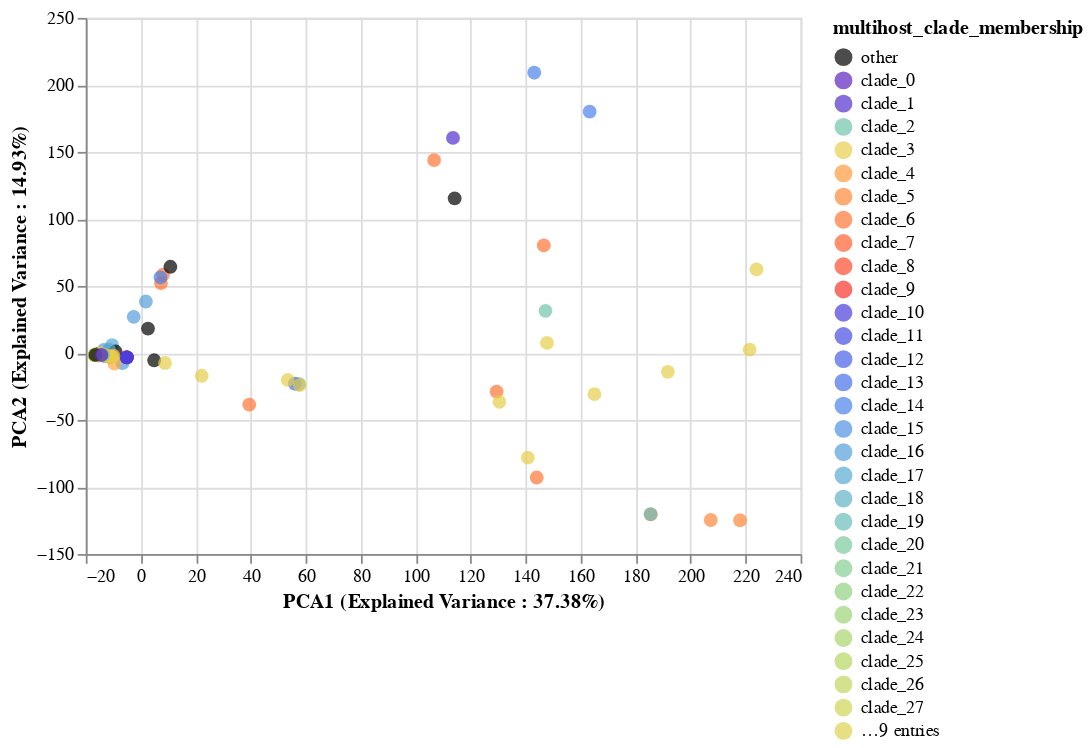

Notebook code cell kept with this figure:
### Code cell
brush = alt.selection(type='interval', resolve='global')
chart = alt.Chart(merged_pca_df).mark_circle(size=60).encode(
    x=alt.X('pca1', title='PCA1 (Explained Variance : {}%'.format(round(explained_variance_PCA[0]*100,2)) + ")"),
    y=alt.X('pca2', title='PCA2 (Explained Variance : {}%'.format(round(explained_variance_PCA[1]*100,2)) + ")"),
    color=alt.Color("multihost_clade_membership:N", scale=alt.Scale(domain=domain, range=range_)),
    tooltip=["strain", "host"],
    shape='host:N'
).interactive()

points = chart.mark_point(filled=True).encode(
    color='multihost_clade_membership:N',
    shape='host'
)

alt.layer(
    chart,
    points
).resolve_scale(
    color='independent',
    shape='independent'
)
chart

### Figure 1 — Vega-Lite specification as saved in the notebook (floating-point values rounded to 4 significant figures; data arrays with more than 128 entries replaced by an {"elided": "..."} marker saying what was removed)
{"config": {"view": {"continuousWidth": 400, "continuousHeight": 300}}, "data": {"name": "data-5104a1b031c380d6a7bee16f34f60526"}, "mark": {"type": "circle", "size": 60}, "encoding": {"color": {"type": "nominal", "field": "multihost_clade_membership", "scale": {"domain": ["other", "clade_0", "clade_1", "clade_2", "clade_3", "clade_4", "clade_5", "clade_6", "clade_7", "clade_8", "clade_9", "clade_10", "clade_11", "clade_12", "clade_13", "clade_14", "clade_15", "clade_16", "clade_17", "clade_18", "clade_19", "clade_20", "clade_21", "clade_22", "clade_23", "clade_24", "clade_25", "clade_26", "clade_27", "clade_28", "clade_29", "clade_30", "clade_31", "clade_32", "clade_33", "clade_34", "clade_35", "clade_36"], "range": ["#000000", "#5c22be", "#5330cd", "#71c4ac", "#e7cf4b", "#ff9a3c", "#ff8939", "#ff7535", "#ff6131", "#fd4b2c", "#f93529", "#4b3ddb", "#474ee3", "#4760e9", "#4971eb", "#4b82e9", "#4f92e5", "#549fdc", "#5aabd3", "#61b4c6", "#68bdba", "#7bca9d", "#86ce91", "#91d283", "#9dd478", "#aad66d", "#b6d764", "#c3d65c", "#cfd555", "#dcd34f", "#e7cf4b", "#f9c244", "#ffb642", "#ffaa3f", "#000000", "#5c22be", "#5330cd", "#71c4ac"]}}, "shape": {"type": "nominal", "field": "host"}, "tooltip": [{"type": "nominal", "field": "strain"}, {"type": "nominal", "field": "host"}], "x": {"type": "quantitative", "field": "pca1", "title": "PCA1 (Explained Variance : 37.38%)"}, "y": {"type": "quantitative", "field": "pca2", "title": "PCA2 (Explained Variance : 14.93%)"}}, "selection": {"selector004": {"type": "interval", "bind": "scales", "encodings": ["x", "y"]}}, "$schema": "https://vega.github.io/schema/vega-lite/v4.8.1.json", "datasets": {"data-5104a1b031c380d6a7bee16f34f60526": {"elided": "274 records"}}}
